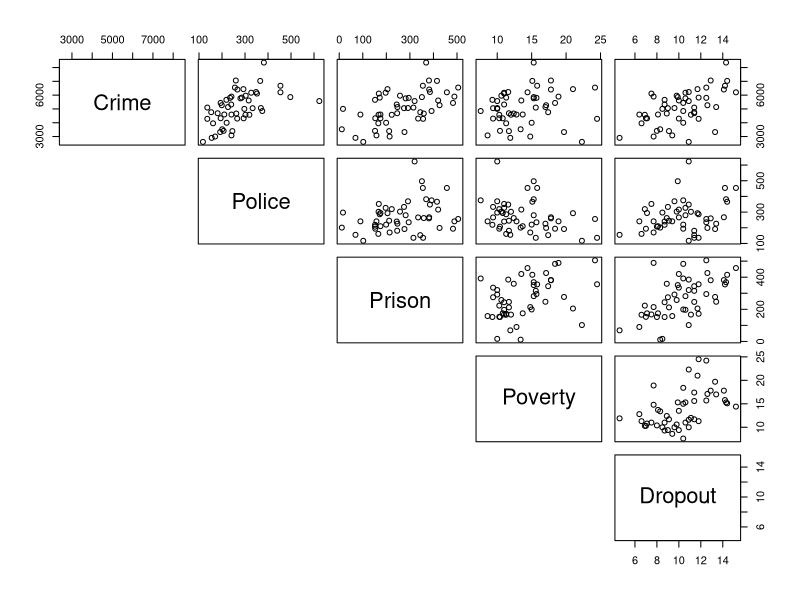

Reproduce this figure in R.
## ---- chunk 1
crime <- read.csv("crime.csv")
pairs(crime[,-1], lower.panel = NULL) # We add [,-1] to the end of crime to remove the first column which has non-numeric arguments (state names)
## ---- chunk 2
m.crime <- lm(Crime ~ Dropout, data = crime) 
summary(m.crime)
## ---- chunk 3
x<-crime$Dropout
y<-crime$Crime
x_mean <- mean(x)
y_mean <- mean(y)
S_xx <- sum((x-x_mean)^2)  
S_xy <- sum((x-x_mean)*(y-y_mean))
## ---- chunk 4
beta1.hat <- S_xy/S_xx
beta0.hat <- y_mean - beta1.hat*x_mean 
beta1.hat
beta0.hat
## ---- chunk 5
X <- model.matrix(~Dropout, data = crime)
## ---- chunk 6
XtX <- t(X) %*% X
## ---- chunk 7
XtX_inv <- solve(XtX)
Y <- crime$Crime
XtY <- t(X) %*% Y
beta.hat <- solve(XtX) %*% XtY
## ---- chunk 8
X <- model.matrix(~ Dropout + Police + Prison, data = crime)
Y <- crime$Crime

XtX <- t(X) %*% X
XtY <- t(X) %*% Y

beta.hat <- solve(XtX) %*% XtY
beta.hat
